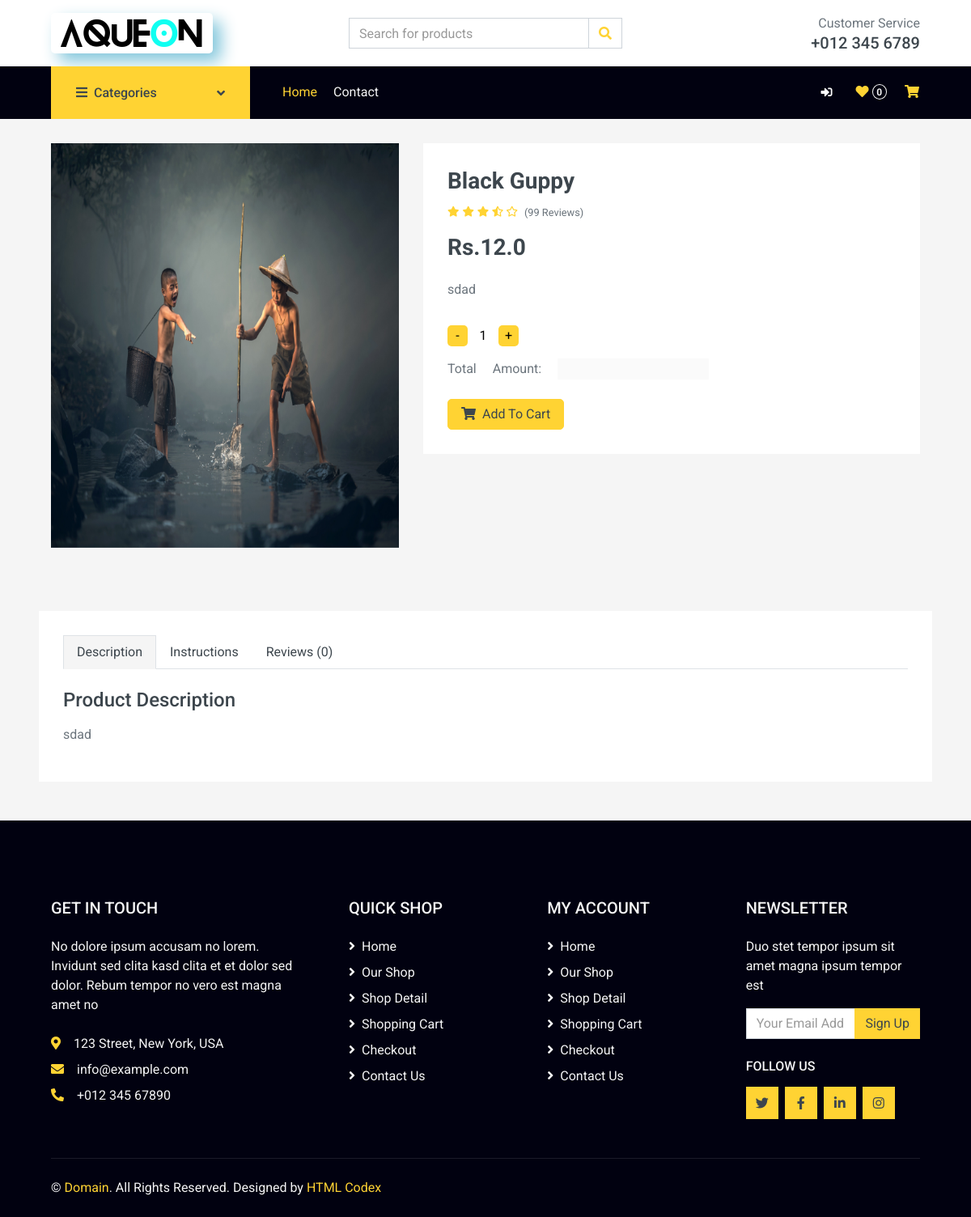
Before: /prod_desc/14/ with the older database file.
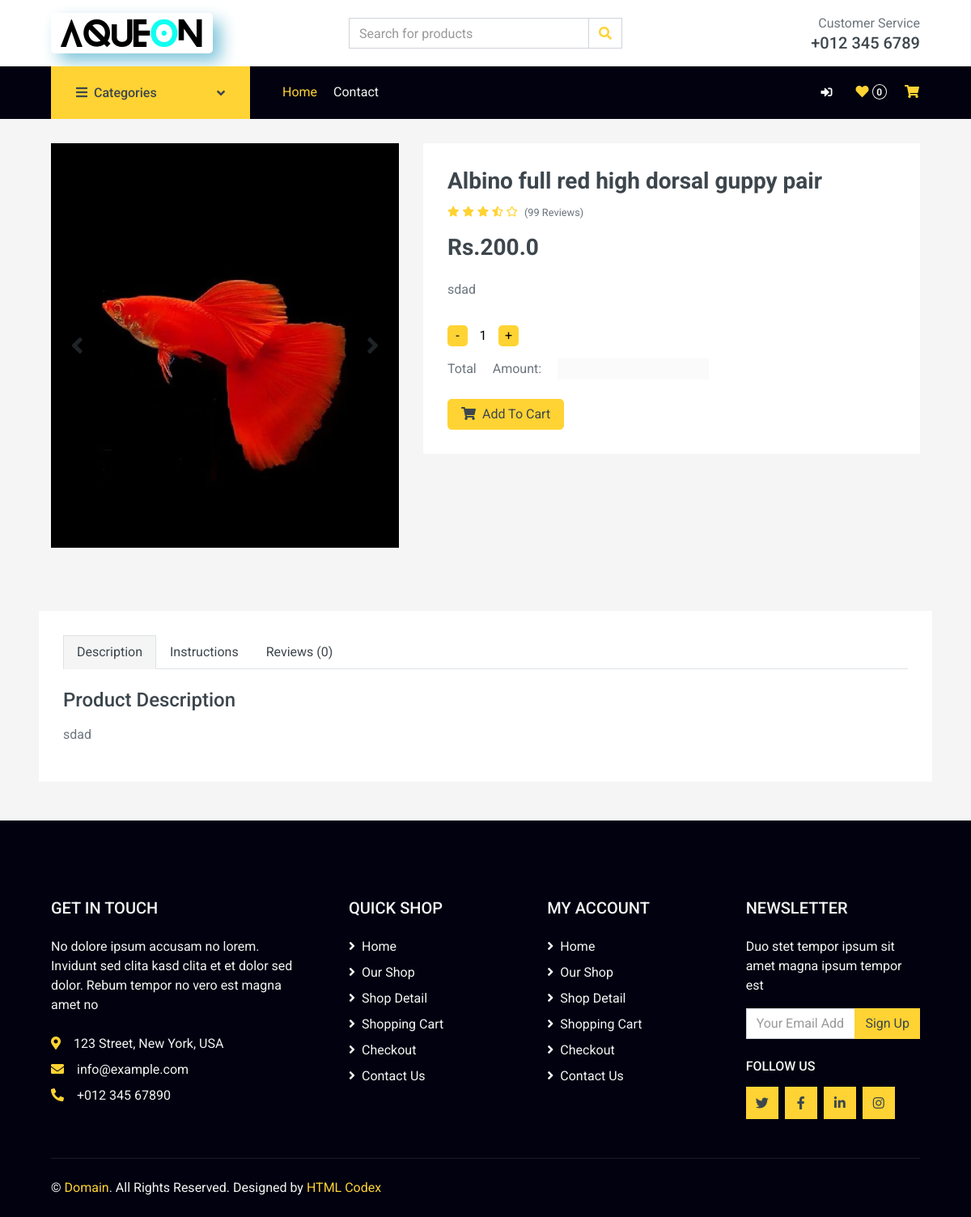
After: the same page with the newer database file.
### Website/models.py (models this page shows, shortened)
class Product(models.Model):
    prod_id = models.AutoField(primary_key=True)
    prod_name = models.CharField(max_length=255, null=False,unique=True)
    sub_categ_id = models.ForeignKey(ProductSubcategory, on_delete=models.CASCADE)
    price = models.FloatField(null=False)
    user_id = models.ForeignKey(User, on_delete=models.CASCADE)  # Use Django's default user model
    created_at = models.DateTimeField(auto_now_add=True)

class ProductDescription(models.Model):
    prod_desc_id = models.AutoField(primary_key=True)
    prod_id = models.OneToOneField(Product, on_delete=models.CASCADE,unique=True)
    description = models.TextField(null=False)
    img1 = models.ImageField(upload_to='product_images/', null=False)
    img2 = models.ImageField(upload_to='product_images/', null=False)
    img3 = models.ImageField(upload_to='product_images/', null=False)
    instructions = models.TextField(null=False)

### Website/views.py (the view)
# urls.py: path('prod_desc/<int:prod_id>/', views.prod_desc, name='prod_desc'),
def prod_desc(request, prod_id):
    try:
        products = Product.objects.get(prod_id=prod_id)
    except Product.DoesNotExist:
        products = None
    try:
        prod_desc = ProductDescription.objects.get(prod_id=prod_id)
    except ProductDescription.DoesNotExist:
        prod_desc = None
    context = {
        'products': products,
        'prod_desc': prod_desc,
    }
    return render(request, 'product/product_desc.html', context)

### templates/product/product_desc.html (shortened to what this page needs)
{% extends 'index.html' %}
{% block content %}
<head>
</head>
    <div class="container-fluid pb-5">
        <div class="row px-xl-5">
            <div class="col-lg-5 mb-30">
                <div id="product-carousel" class="carousel slide" data-ride="carousel">
                    <div class="carousel-inner bg-light">
                        <div class="carousel-item active">
                            <img id="d_img" class="w-100 h-100" src="{{ products.productdescription.img1.url }}" alt="Image">
                        </div>
                    </div>
                    <a class="carousel-control-prev" href="#product-carousel" data-slide="prev">
                        <i class="fa fa-2x fa-angle-left text-dark"></i>
                    </a>
                    <a class="carousel-control-next" href="#product-carousel" data-slide="next">
                        <i class="fa fa-2x fa-angle-right text-dark"></i>
                    </a>
                </div>
            </div>
            <div class="col-lg-7 h-auto mb-30">
    <form method="post" action="{% url 'add_to_cart' %}">
                <div class="h-100 bg-light p-30">
                    <h3>{{ products.prod_name }}</h3>
                    <div class="d-flex mb-3">
                        <div class="text-primary mr-2">
                            <small class="fas fa-star"></small>
                            <small class="fas fa-star"></small>
                            <small class="fas fa-star"></small>
                            <small class="fas fa-star-half-alt"></small>
                            <small class="far fa-star"></small>
                        </div></br>
                                        <small class="pt-1">(99 Reviews)</small>
                    </div>
                    <h3 class="font-weight-semi-bold mb-4">Rs.{{ products.price }}</h3>
                    <p class="mb-4">{{ prod_desc.description }}</p>
                    <div class="d-flex align-items-center mb-4 pt-2">
    <div class="input-group quantity mr-3" style="width: 130px;">
        <div>
        <button style="width:25px; border-radius: 5px; background-color:#FFD333; border:none; outline:none;" type="button" onclick="decrementValue()">-</button>
        <input style="text-align:center;  width:30px; border:none; outline:none;" type="number" id="quantity" name="quantity" value="1" min="1" required oninput="calculateTotalPrice()">
        <button style="width:25px; border-radius: 5px; background-color:#FFD333; border:none; outline:none;" type="button" onclick="incrementValue()">+</button></div>
        <div style="display: flex; align-items: center; gap: 20px; margin-top: 15px;">
                <p style="margin: 0;">Total</p>
                <p style="margin: 0; ">Amount:</p>
            <input id="t_price" style=" margin: 0; text-align:center;  border:none; outline:none;" type="text" disabled>
        </div>
    </div>
    </div>
    <button style="border-radius: 5px;" type="submit" class="btn btn-primary px-3"><i class="fa fa-shopping-cart mr-1"></i> Add To Cart</button>
    </form>
</div>
                </div>
            </div>
        <div class="row px-xl-5">
            <div class="col">
                <div class="bg-light p-30">
                    <div class="nav nav-tabs mb-4">
                        <a class="nav-item nav-link text-dark active" data-toggle="tab" href="#tab-pane-1">Description</a>
                        <a class="nav-item nav-link text-dark" data-toggle="tab" href="#tab-pane-2">Instructions</a>
                        <a class="nav-item nav-link text-dark" data-toggle="tab" href="#tab-pane-3">Reviews (0)</a>
                    </div>
                    <div class="tab-content">
                        <div class="tab-pane fade show active" id="tab-pane-1">
                            <h4 class="mb-3">Product Description</h4>
                            <p>{{ prod_desc.description }}</p>
                               </div>
                    </div>
                </div>
            </div>
        </div>
{% endblock %}

Changed rows visible on the page:
changed Product: productdescription.img1: a different picture; prod_name "Black Guppy" → "Albino full red high dorsal guppy pair"; price "12.0" → "200.0"
